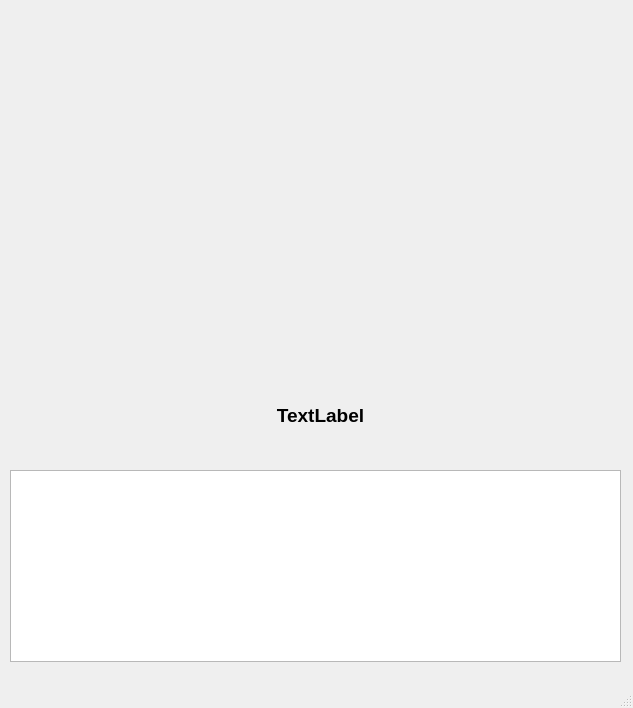
<?xml version="1.0" encoding="UTF-8"?>
<ui version="4.0">
 <class>mainWindow</class>
 <widget class="QMainWindow" name="mainWindow">
  <property name="geometry">
   <rect>
    <x>0</x>
    <y>0</y>
    <width>633</width>
    <height>708</height>
   </rect>
  </property>
  <property name="font">
   <font>
    <pointsize>10</pointsize>
   </font>
  </property>
  <property name="windowTitle">
   <string>Điểm danh học sinh</string>
  </property>
  <widget class="QWidget" name="centralwidget">
   <widget class="imgWidget" name="widget" native="true">
    <property name="geometry">
     <rect>
      <x>10</x>
      <y>10</y>
      <width>611</width>
      <height>361</height>
     </rect>
    </property>
   </widget>
   <widget class="QListView" name="listView">
    <property name="geometry">
     <rect>
      <x>10</x>
      <y>470</y>
      <width>611</width>
      <height>192</height>
     </rect>
    </property>
   </widget>
   <widget class="QLabel" name="label">
    <property name="geometry">
     <rect>
      <x>20</x>
      <y>390</y>
      <width>601</width>
      <height>51</height>
     </rect>
    </property>
    <property name="font">
     <font>
      <pointsize>14</pointsize>
      <weight>75</weight>
      <bold>true</bold>
     </font>
    </property>
    <property name="text">
     <string>TextLabel</string>
    </property>
    <property name="alignment">
     <set>Qt::AlignCenter</set>
    </property>
   </widget>
  </widget>
  <widget class="QMenuBar" name="menubar">
   <property name="geometry">
    <rect>
     <x>0</x>
     <y>0</y>
     <width>633</width>
     <height>23</height>
    </rect>
   </property>
  </widget>
  <widget class="QStatusBar" name="statusbar"/>
 </widget>
 <customwidgets>
  <customwidget>
   <class>imgWidget</class>
   <extends>QWidget</extends>
   <header>imgwidget.h</header>
   <container>1</container>
  </customwidget>
 </customwidgets>
 <resources/>
 <connections/>
</ui>
